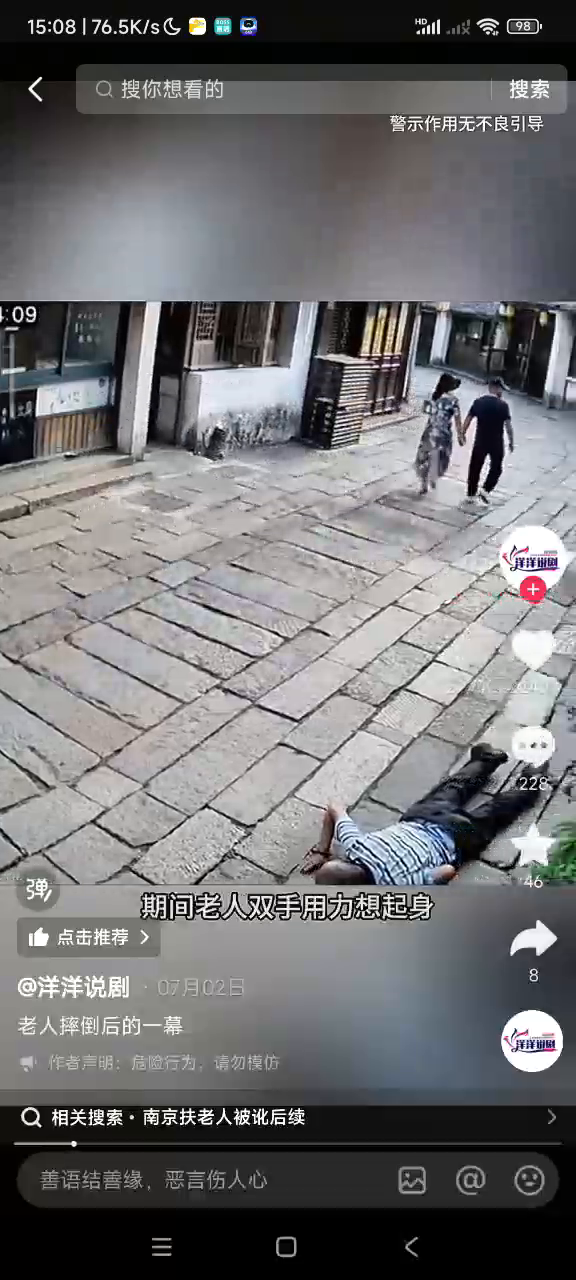
#> input picture frame 145 of uav_simulator/test_videos/摔倒.mp4, 576 x 1280 px, given in place of video_feed, which was not available
$ python test_client.py
#> lines starting #> are read from the running program, lines starting #| are printed output that depends on the picture; after the words box and inside, x2 and y2 are one past the last pixel; in counts of white or black regions, pixels touching at a corner belong together; pictures that were not available may be replaced by others from this repository, and a replacement may not be noted
#!/usr/bin/env python3
"""
HTTP视频流测试客户端
接收并显示HTTP Motion JPEG流
"""

import cv2
import time
import argparse
import numpy as np
from datetime import datetime

class HTTPTestClient:
    def __init__(self, stream_url, enable_ai=False, record=False):
        """
        初始化HTTP测试客户端

        Args:
            stream_url: HTTP流地址
            enable_ai: 是否启用AI检测（模拟）
            record: 是否录制视频
        """
        self.stream_url = stream_url
        self.enable_ai = enable_ai
        self.record = record

        # 视频捕获对象
        self.capture = None

        # 统计信息
        self.frames_received = 0
        self.start_time = None
        self.last_fps_time = None
        self.fps_counter = 0

        # 录制相关
        self.video_writer = None
        self.record_filename = None

        # AI检测相关
        self.detection_results = []

    def connect(self):
        """连接到HTTP流"""
        print(f"[INFO] 正在连接到 {self.stream_url}")

        self.capture = cv2.VideoCapture(self.stream_url)

        # 测试连接
        for i in range(5):
            ret, frame = self.capture.read()
            if ret:
                print("[INFO] 成功连接到HTTP流")

                # 获取帧信息
                height, width = frame.shape[:2]
                print(f"[INFO] 视频流信息:")
                print(f"  - 分辨率: {width}x{height}")

                # 初始化录制器
                if self.record:
                    self.init_recorder(width, height)

                return True

            print(f"[WARN] 连接失败，重试 {i+1}/5...")
            time.sleep(1)
#> this loop made 1 pass
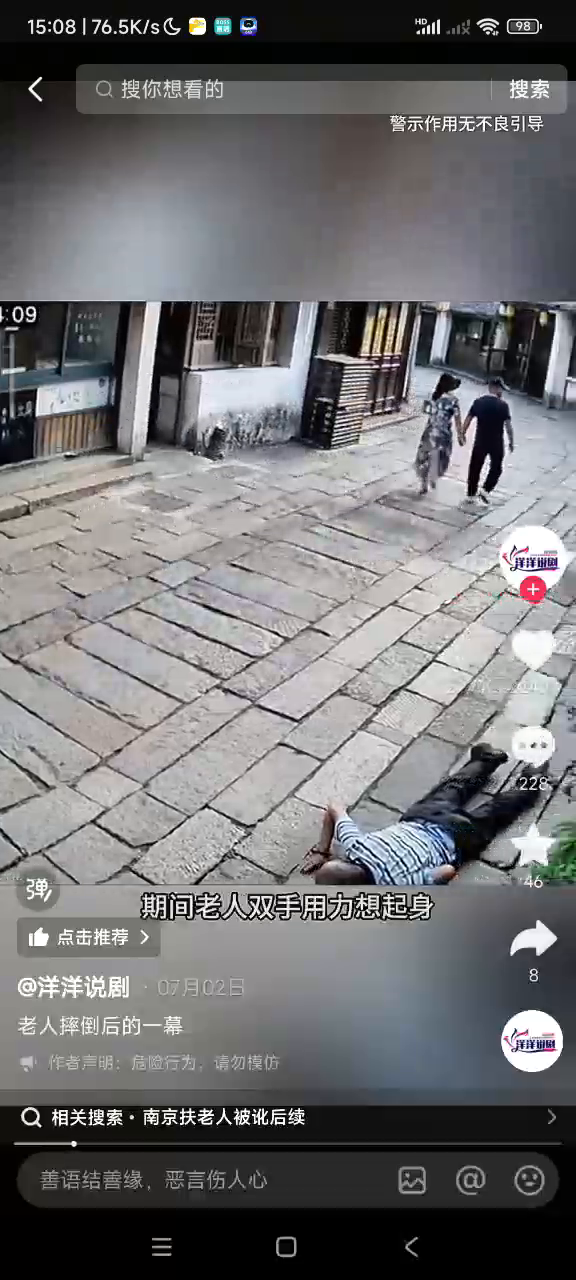
#> input picture frame 145 of uav_simulator/test_videos/摔倒.mp4, 576 x 1280 px, given in place of video_feed, which was not available
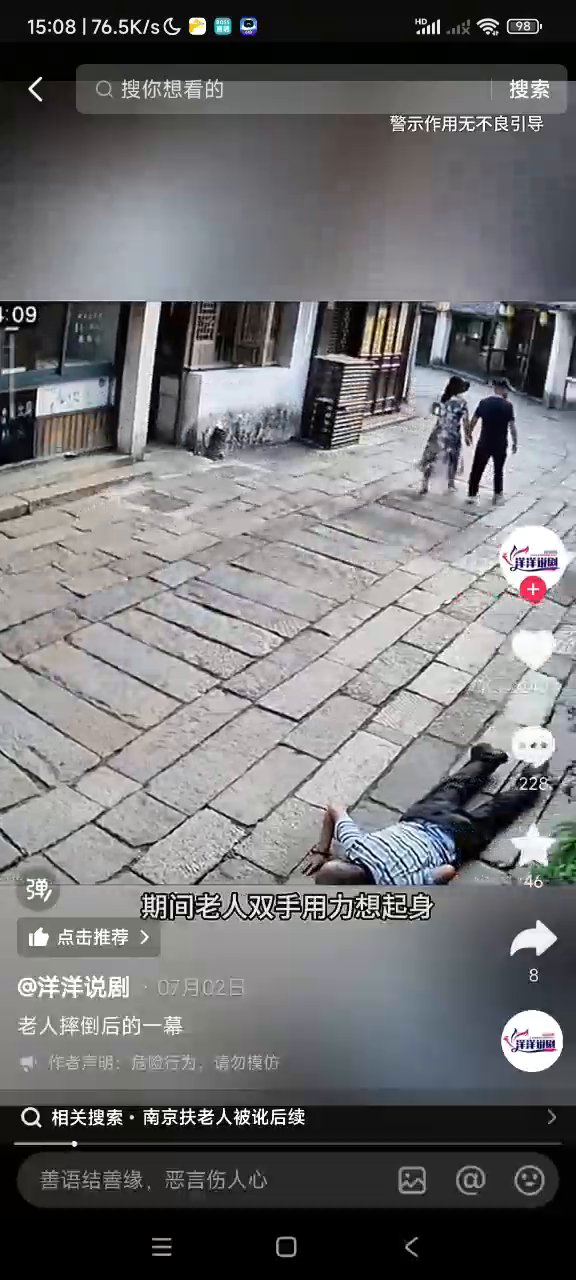
#> input picture frame 146 of uav_simulator/test_videos/摔倒.mp4, 576 x 1280 px, given in place of video_feed, which was not available
#> in run, frame is the input picture: shape (1280, 576, 3); mean B, G, R 113.6, 112, 112.3

        print("[ERROR] 无法连接到HTTP流")
        return False

    # [61 lines left out: functions init_recorder, simulate_ai_detection, draw_detections, not called in this run]

    def add_osd(self, frame):
        """添加OSD信息"""
        current_time = time.time()

        # 计算FPS
        if self.last_fps_time is None:
            self.last_fps_time = current_time
#> self.last_fps_time = 1.8e+09

        time_diff = current_time - self.last_fps_time
#> time_diff = 0
        if time_diff >= 1.0:
            fps = self.fps_counter / time_diff
            self.fps_counter = 0
            self.last_fps_time = current_time
        else:
            fps = self.fps_counter / max(time_diff, 0.001)
#> fps = 0

        # 统计信息
        if self.start_time:
            elapsed = current_time - self.start_time
#> elapsed = 0.102
            avg_fps = self.frames_received / elapsed if elapsed > 0 else 0
#> avg_fps = 0
        else:
            avg_fps = 0

        # 绘制信息
        info_text = [
            f"HTTP Client - Ascend-Eye",
            f"FPS: {fps:.2f} (avg: {avg_fps:.2f})",
            f"Frames: {self.frames_received}",
            f"Time: {elapsed:.1f}s" if self.start_time else "Time: 0.0s"
        ]
#> info_text = ['HTTP Client - Ascend-Eye', 'FPS: 0.00 (avg: 0.00)', 'Frames: 0', 'Time: 0.1s']

        if self.record:
            info_text.append(f"REC: {self.record_filename}")

        if self.enable_ai:
            info_text.append(f"AI: {len(self.detection_results)} objects")

        # 绘制背景和文字
        y_start = 10
        for i, text in enumerate(info_text):
            y = y_start + i * 25
            cv2.rectangle(frame, (5, y-20), (300, y+5), (0, 0, 0), -1)
            cv2.putText(frame, text, (10, y),
                       cv2.FONT_HERSHEY_SIMPLEX, 0.6, (0, 255, 0), 2)
#> this loop made 4 passes
#> (text, y) on passes 1 to 4: ('HTTP Client - Ascend-Eye', 10), ('FPS: 0.00 (avg: 0.00)', 35), ('Frames: 0', 60), ('Time: 0.1s', 85)
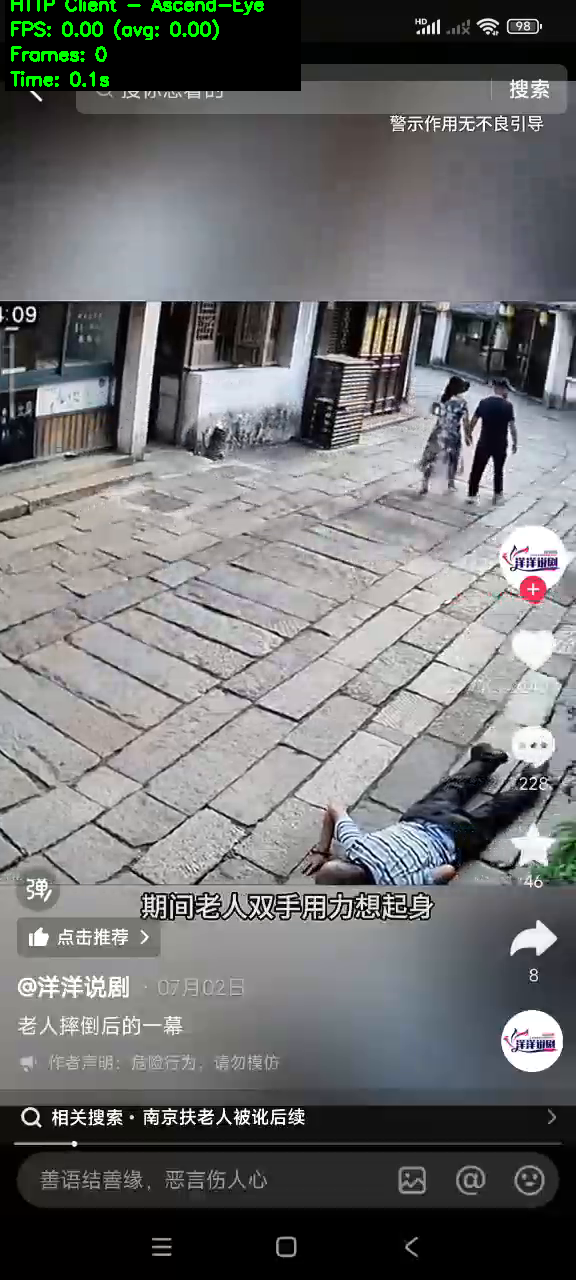
#> frame: shape (1280, 576, 3); 3.64% of pixels changed, all inside (x1, y1, x2, y2) = (5, 0, 301, 91)

    def run(self):
        """运行客户端"""
        if not self.connect():
            return

        print("\n[INFO] 开始接收视频流...")
        print("[INFO] 按 'q' 退出")
        print("[INFO] 按 's' 保存截图")
        print("[INFO] 按 'a' 切换AI检测")
        print("[INFO] 按 'r' 开始/停止录制\n")

        self.start_time = time.time()

        # 创建窗口
        window_name = 'HTTP Stream - Ascend-Eye'
        cv2.namedWindow(window_name, cv2.WINDOW_NORMAL)
        cv2.resizeWindow(window_name, 960, 540)

        screenshot_count = 0

        try:
            while True:
                ret, frame = self.capture.read()
                if not ret:
                    print("[WARN] 读取帧失败，尝试重连...")
                    time.sleep(1)
                    continue

                # AI检测
                if self.enable_ai:
                    self.simulate_ai_detection(frame)
                    self.draw_detections(frame)

                # 添加OSD
                self.add_osd(frame)

                # 录制
                if self.video_writer:
                    self.video_writer.write(frame)

                # 显示
                cv2.imshow(window_name, frame)
                self.frames_received += 1
                self.fps_counter += 1

                # 键盘控制
                key = cv2.waitKey(1) & 0xFF
#> (key q is pressed here)
                if key == ord('q'):
                    break
                elif key == ord('s'):
                    filename = f"screenshot_{screenshot_count}.png"
                    cv2.imwrite(filename, frame)
                    print(f"[INFO] 保存截图: {filename}")
                    screenshot_count += 1
                elif key == ord('a'):
                    self.enable_ai = not self.enable_ai
                    print(f"[INFO] AI检测: {'开启' if self.enable_ai else '关闭'}")
                elif key == ord('r'):
                    if self.video_writer:
                        self.video_writer.release()
                        self.video_writer = None
                        print(f"[INFO] 停止录制: {self.record_filename}")
                    else:
                        h, w = frame.shape[:2]
                        self.init_recorder(w, h)

        except KeyboardInterrupt:
            print("\n[INFO] 收到中断信号")
        finally:
            self.shutdown()

    def shutdown(self):
        """关闭客户端"""
        print("\n[INFO] 正在关闭客户端...")

        if self.capture:
            self.capture.release()

        if self.video_writer:
            self.video_writer.release()
            print(f"[INFO] 视频已保存: {self.record_filename}")

        cv2.destroyAllWindows()

        # 打印统计
        if self.start_time:
            total_time = time.time() - self.start_time
            if total_time > 0:
                avg_fps = self.frames_received / total_time
#> avg_fps = 3.96
                print(f"\n[INFO] 统计信息:")
                print(f"  - 运行时间: {total_time:.2f}秒")
#|   - 运行时间: 0.25秒
                print(f"  - 接收帧数: {self.frames_received}")
                print(f"  - 平均FPS: {avg_fps:.2f}")
#|   - 平均FPS: 3.96


def main():
    parser = argparse.ArgumentParser(description='HTTP视频流测试客户端')
    parser.add_argument('--url', default='http://localhost:5001/video_feed',
                       help='HTTP流地址')
    parser.add_argument('--ai', action='store_true',
                       help='启用AI检测模拟')
    parser.add_argument('--record', action='store_true',
                       help='录制视频')

    args = parser.parse_args()

    print("="*50)
    print("Ascend-Eye HTTP视频流测试客户端")
    print("="*50)

    client = HTTPTestClient(
        stream_url=args.url,
        enable_ai=args.ai,
        record=args.record
    )

    try:
        client.run()
    except Exception as e:
        print(f"[ERROR] 运行失败: {e}")


if __name__ == '__main__':
    main()

$ run again, starting later in the video
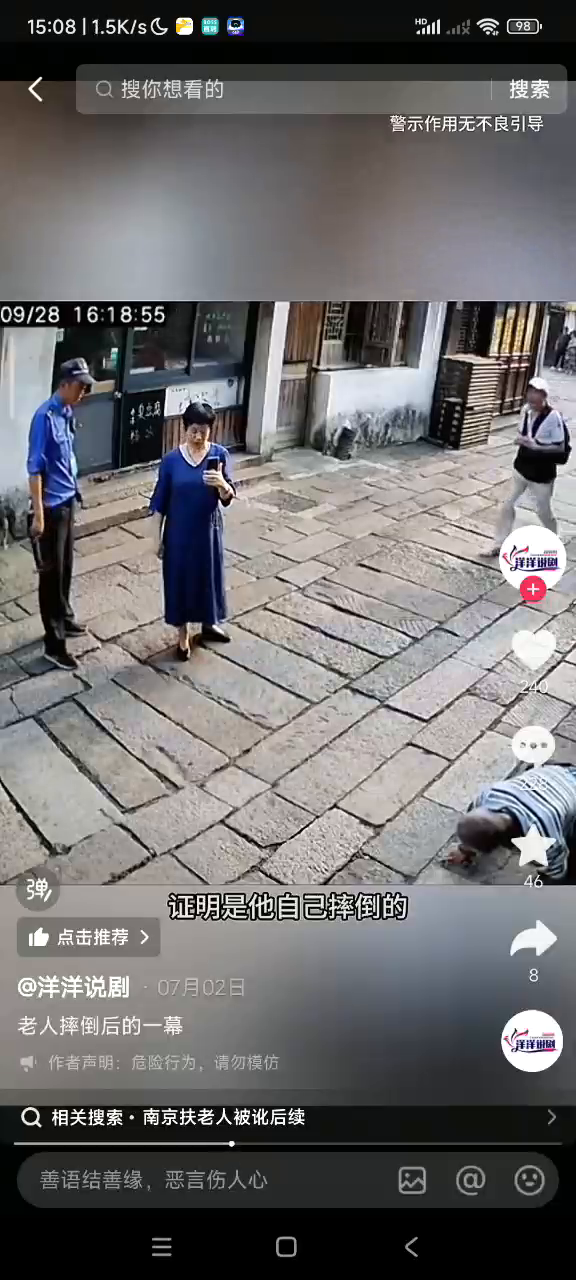
#> input picture frame 653 of uav_simulator/test_videos/摔倒.mp4, 576 x 1280 px, given in place of video_feed, which was not available
#> the loop in connect, `for i in range(5):` made 1 pass
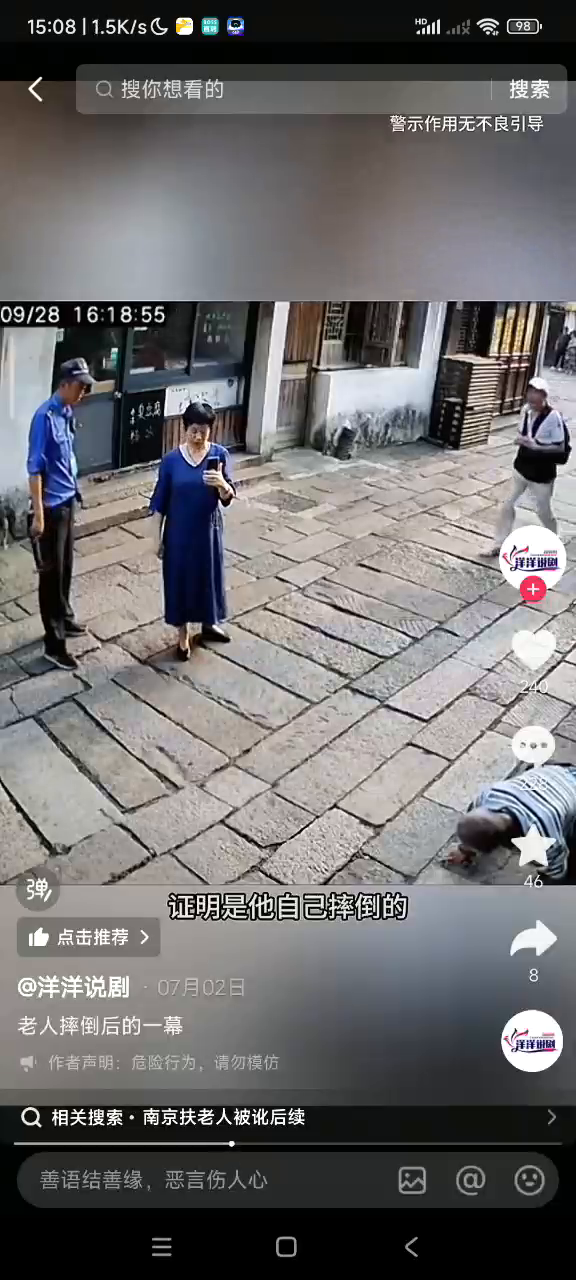
#> input picture frame 653 of uav_simulator/test_videos/摔倒.mp4, 576 x 1280 px, given in place of video_feed, which was not available
#> self.last_fps_time = 1.8e+09
#> time_diff = 0
#> elapsed = 0.103
#> in add_osd, `avg_fps = self.frames_received / elapsed if elapsed > 0 else 0`: avg_fps = 0
#> info_text = ['HTTP Client - Ascend-Eye', 'FPS: 0.00 (avg: 0.00)', 'Frames: 0', 'Time: 0.1s']
#> the loop in add_osd, `for i, text in enumerate(info_text):` made 4 passes
#> (text, y) on passes 1 to 4: ('HTTP Client - Ascend-Eye', 10), ('FPS: 0.00 (avg: 0.00)', 35), ('Frames: 0', 60), ('Time: 0.1s', 85)
#> after the loop in add_osd, `for i, text in enumerate(info_text):`:
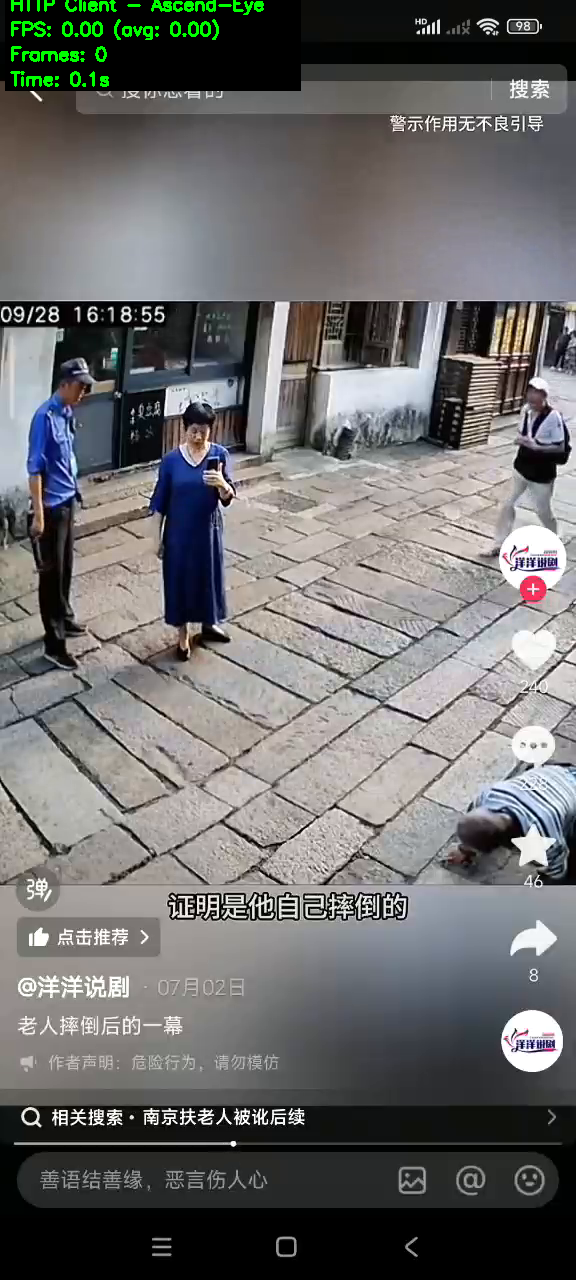
#> frame: shape (1280, 576, 3); mean B, G, R 107.4, 107.8, 108
#> in shutdown, `avg_fps = self.frames_received / total_time`: avg_fps = 4.07
#|   - 运行时间: 0.25秒
#|   - 平均FPS: 4.07
